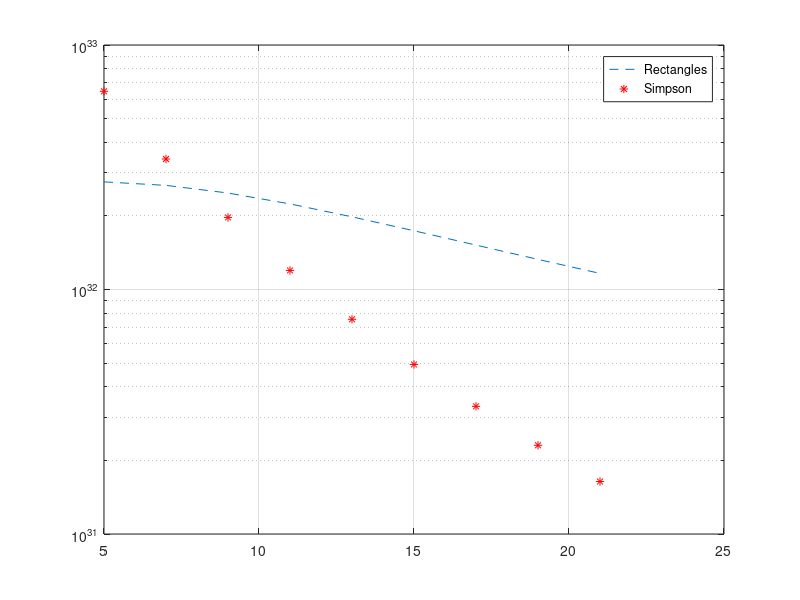

Recreate this plot in MATLAB.
function fifth
    eigtht;
end

%rect
function val = rectangle(a, b, n)
    format long;
    h = (b - a) / n;
    val = 0;
    for i = 1: n
        val = val + f(a + h * (i - 1) + (h / 2)) * h;
    end;
end

%trapezies
function val = tr(a, b, n)
    format long;
    val = 0;
    h = (b - a) / (n - 1);
    for i = 1: (n - 1)
        val = val + ((f(a + (i - 1) * h) + f(a + i * h)) * h) / 2;
    end;
end

%Simpson
function sum = simpson(a, b, n)
    format long;
    h = (b - a) / (n - 1);
    x0 = a;
    x1 = a + h;
    sum = 0;
    for i = 1: 1: n - 1
        sum = sum + (f(x0) + 4 * f(x0 + h / 2) + f(x1)) * h / 6;
        x0 = x0 + h;
        x1 = x1 + h;
    end;
end

%Runge's for Rec
function runge1 = rungeRectangle(a, b, n)
    format long;
    n1 = (n - 1) / 2;
    int1 = rectangle(a, b, n);
    int2 = rectangle(a, b, n1);
    runge1 = 4 * abs(int1 - int2) / 3;
end

%Runge's for Tr
function runge2 = rungeTr(a, b, n)
    format long e;
    n1 = (n - 1) / 2;
    int1 = tr(a, b, n);
    int2 = tr(a, b, n1);
    runge2 = abs(int1 - int2) / 3;
end

%Runge's for Simpson
function runge3 = rungeSimpson(a, b, n)
    format long e;
    n1 = (n - 1) / 2;
    int1 = simpson(a, b, n);
    int2 = simpson(a, b, n1);
    runge3 = abs(int1 - int2) / (15);
end

%Theor err rect
function r1 = R_rec(a, b, n)
    r1 = 0;
    h = (b - a) / n;
    for x = (a + h / 2): h: (b - h / 2)
        r1 = r1 + (h .^ 3) * g(x) / 24;
    end;
    r1 = abs(r1);
end

%Theor err trap
function r2 = R_trap(a, b, n)
    format long e;
    h = (b - a)./ (n - 1);
    r2 = 0;
    for x = (a + h / 2): h: (b - h / 2)
        r2 = r2 + (-(h .^ 3)) * g(x) / 12;
    end;
    r2 = abs(r2);
end

%Theor err Simpson
function r3 = R_simpson(a, b, n)
    h = (b - a) / (n - 1);
    r3 = 0;
    for x = (a + h / 2): h: (b - h / 2)
        r3 = r3 + (h .^ 5) * q(x) / 90;
    end;
    r3 = abs(r3);
end

function ft
    format long;
    a = 0;
    b = 0.4;
    int = integral(@(x) sqrt(x + 1), a, b);
    int1 = rectangle(a, b, 5);
    int2 = tr(a, b, 5);
    %disp(int2);
    int3 = simpson(a, b, 5);
    %disp(int3);
    %fprintf('\n-----------\n');
    fact_err1 = abs(int1 - int);
    %disp(fact_err1);
    fact_err2 = abs(int2 - int);
    %disp(fact_err2);
    fact_err3 = abs(int3 - int);
    %disp(fact_err3);
    %fprintf('\n-----------\n');
    th_err1 = R_rec(a, b, 5);
    disp(th_err1);
    th_err2 = R_trap(a, b, 5);
    disp(th_err2);
    th_err3 = R_simpson(a, b, 5);
    disp(th_err3);
    %fprintf('\n-----------\n');
    runge_err1 = rungeRectangle(a, b, 5);
    %disp(runge_err1);
    runge_err2 = rungeTr(a, b, 5);
    %disp(runge_err2);
    runge_err3 = rungeSimpson(a, b, 5);
    %disp(runge_err3);
    %fprintf('\n-----------\n');
end

function fiftht
    n = 5;
    int = integral(@(x) sqrt(x + 1), 0, 0.4);
    for i = 1: 9
        x(i) = n;
        y1(i) = abs(rectangle(0, 0.4, x(i)) - int);
        y2(i) = R_rec(0, 0.4, x(i));
        y3(i) = rungeRectangle(0, 0.4, x(i));
        n = n + 2;
    end;
    semilogy(x, y2, '--');
    hold on;
    grid on;
    semilogy(x, y3, '-.');
    semilogy(x, y1, '*');
    legend('Theorethical','Runge','Fact');
end

function sixtht
    n = 5;
    int = integral(@(x) sqrt(x + 1), 0, 0.4);
    for i = 1: 9
        x(i) = n;
        y1(i) = abs(int - tr(0, 0.4, x(i)));
        y2(i) = R_trap(0, 0.4, x(i));
        y3(i) = rungeTr(0, 0.4, x(i));
        n = n + 2;
    end;
    semilogy(x, y1, '--');
    hold on;
    semilogy(x, y2, '-.');
    semilogy(x, y3, 'r*');
    grid on;
    legend('Fact','Theoretical','Runge');
end

function seventht
    n = 5;
    int = integral(@(x) sqrt(x + 1), 0, 0.4);
    disp(int);
    for i = 1: 5
        x(i) = n;
        y1(i) = abs(simpson(0, 0.4, x(i)) - int);
        disp(simpson(0, 0.4, x(i)));
        y2(i) = R_simpson(0, 0.4, x(i));
        y3(i) = rungeSimpson(0, 0.4, x(i));
        n = n + 4;
    end;
    semilogy(x, y1, '--');
    hold on;
    semilogy(x, y2, '-.');
    semilogy(x, y3, 'r*');
    grid on;
    legend('Fact', 'Theor', 'Runge');
 end

function eigtht
    int = integral(@(x) f(x), 0, 0.4);
    n = 5;
    for i = 1: 9
        x(i) = n;
        y1(i) = abs(rectangle(0, 0.4, x(i)) - int);
        %y2(i) = abs(tr(0, 0.4,x(i)) - int);
        y3(i) = abs(simpson(0, 0.4, x(i)) - int);
        n = n + 2;
    end;
    semilogy(x, y1, '--');
    hold on;
    %semilogy(x,y2,'-.');
    semilogy(x, y3, 'r*');
    grid on;
    legend('Rectangles', 'Simpson');
end

function q = doptask
    int = integral(@(x) f(x), 0, 0.4);
    disp(int);
    y1 = R_rec(0, 0.4, 9);
    y2 = R_simpson(0, 0.4, 9);
    x = linspace(0, 0.4, 1000);
    semilogy(x, f(x));
    hold on;
    disp(y1);
    disp(y2);
end

function y = f(x)
    y = exp(200 * x);
end

function y = g(x)
    y = exp(x);
end

function y = q(x)
    y = exp(x);
end